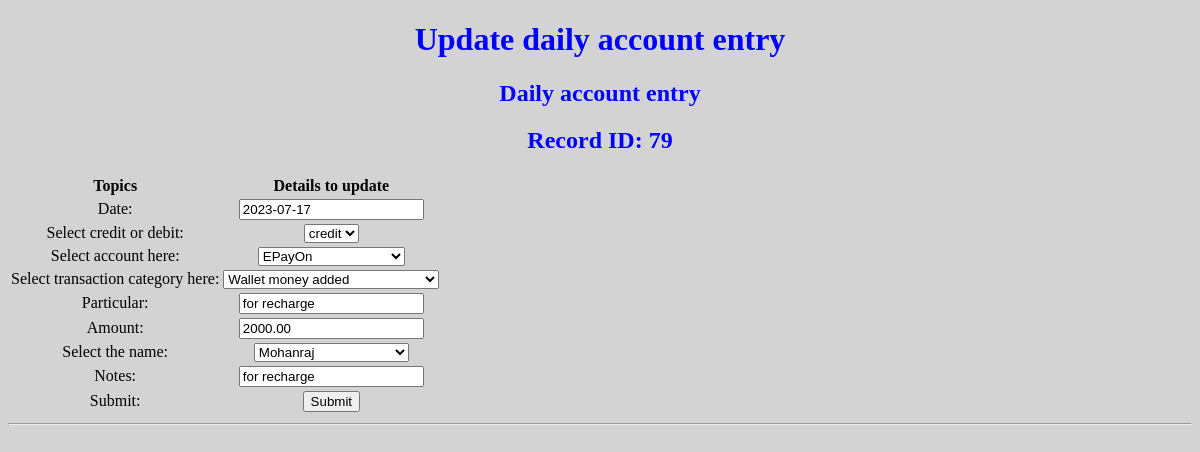
Before: /account_entry_report/update_account_entry/79 with the older database file.
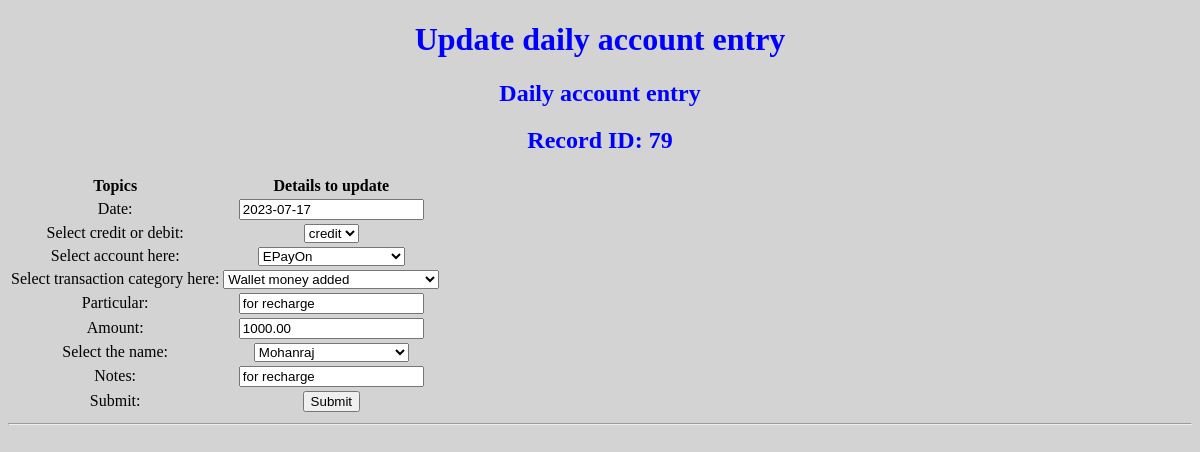
After: the same page with the newer database file.
### account_entry/models.py (models this page shows)
class account_database(models.Model):
    date = models.DateField()
    credit_debit = models.CharField(max_length=50)
    category = models.CharField(max_length=200)
    account = models.CharField(max_length=200)
    particular = models.CharField(max_length=200)
    name = models.CharField(max_length=200)
    amount = models.DecimalField(max_digits=10, decimal_places=2,default=0)
    notes = models.CharField(max_length=200, blank=True)

### account_entry/views.py (the view)
# urls.py: path('account_entry_report/update_account_entry/<int:id>', views.account_entry_update),
def account_entry_update(request, id):
    category1 = category_list.objects.filter(category="Names").order_by('category_names').values()
    category2 = category_list.objects.filter(category="Credit/Debit").order_by('category_names').values()
    category3 = category_list.objects.filter(category="TransactionType").order_by('category_names').values()
    category4 = category_list.objects.filter(category="Account").order_by('category_names').values()
    update_database = account_database.objects.get(id=id)
    context = {"updateItem": update_database, "cate_names": category1, "cate_credit_debit": category2, "cate_transactiontype": category3, "cate_account": category4}
    return render(request, "updateAccountEntry.html", context)

### account_entry/templates/updateAccountEntry.html (shortened to what this page needs)
<!DOCTYPE html>
<html>
<head>
{% load static %}
<link rel="stylesheet" href="{% static 'mystyle.css' %}">
</head>
<body>
<h1>Update daily account entry</h1>
<div>
<h2>Daily account entry</h2>
<form action="updateAccountEntry/{{ updateItem.id }}" method="post">
<h2>Record ID: {{ updateItem.id }}</h2>
<table>
<tr>
<th>Topics</th>
<th>Details to update</th>
</tr>
<tr>
<td>Date:</td>
<td><input type="text" name="date" value="{{ updateItem.date|date:"Y-m-d" }}" readonly autofocus>
</tr>
<tr>
<td>Select credit or debit:</td>
<td><select name="credit_debit">
<option value="{{ updateItem.credit_debit }}">{{ updateItem.credit_debit }}</option>
</select></td>
</tr>
<tr>
<td>Select account here:</td>
<td><select name="account">
<option value="{{ updateItem.account }}">{{ updateItem.account }}</option>
</select></td>
</tr>
<tr>
<td>Select transaction category here:</td>
<td><select name="category">
<option value="{{ updateItem.category }}">{{ updateItem.category }}</option>
</select></td>
</tr>
<tr>
<td>Particular:</td>
<td><input type="text" name="particular" value="{{ updateItem.particular }}" placeholder="Enter the particular here:"></td>
</tr>
<tr>
<td>Amount:</td>
<td><input type="text" name="amount" value="{{ updateItem.amount }}" placeholder="Enter the amount here:"></td>
</tr>
<tr>
<td>Select the name:</td>
<td><select name="name">
<option value="{{ updateItem.name }}">{{ updateItem.name }}</option>
</select></td>
</tr>
<tr>
<td>Notes:</td>
<td><input type="text" name="notes" value="{{ updateItem.notes }}" placeholder="Enter the notes here:"></td>
</tr>
<tr>
<td>Submit:</td>
<td><input type="submit" value="Submit"></td>
</tr>
</table>
</form>
</div>
<hr />
</body>
</html>

Changed rows visible on the page:
changed account_database "credit": amount "2000.00" → "1000.00"
